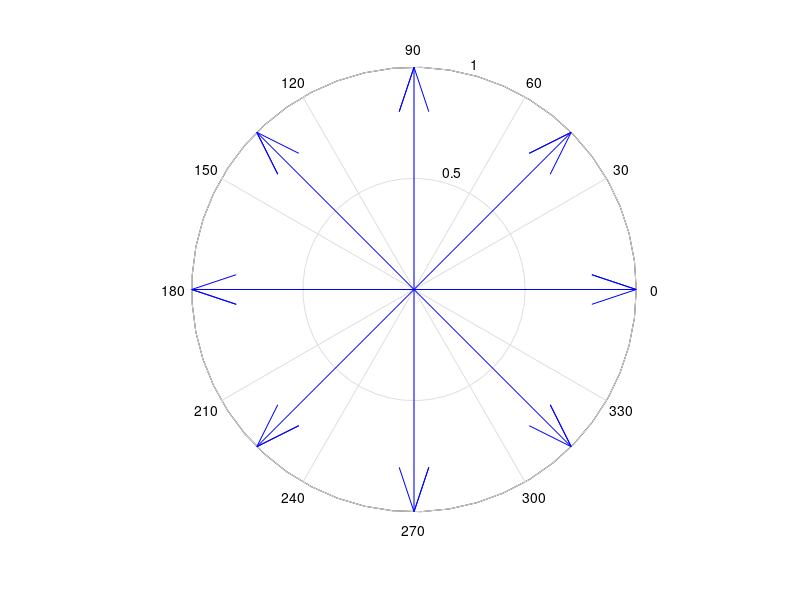

Recreate this plot in MATLAB.

close all
clear all
clc

%24Slot-22Pole-First Harmonic
M = cos(0*pi/180)
N = sin(0*pi/180)
figure(1)
compass(M)
hold on
M = cos(135*pi/180)
N = sin(135*pi/180)
figure(1)
compass(M, N)
hold on
M = cos(270*pi/180)
N = sin(270*pi/180)
figure(1)
compass(M, N)
hold on
M = cos(45*pi/180)
N = sin(45*pi/180)
figure(1)
compass(M, N)
hold on
M = cos(180*pi/180)
N = sin(180*pi/180)
figure(1)
compass(M, N)
hold on
M = cos(315*pi/180)
N = sin(315*pi/180)
figure(1)
compass(M, N)
hold on
M = cos(90*pi/180)
N = sin(90*pi/180)
figure(1)
compass(M, N)
hold on
M = cos(225*pi/180)
N = sin(225*pi/180)
figure(1)
compass(M, N)
